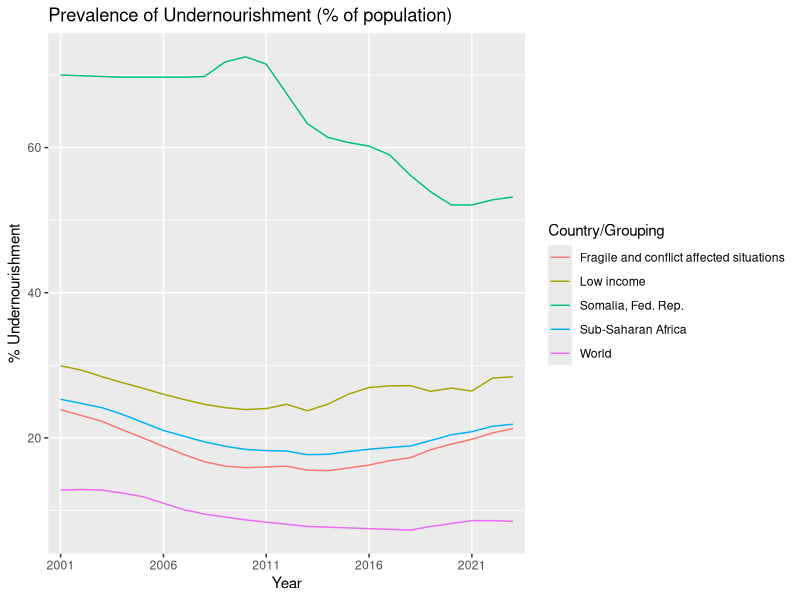
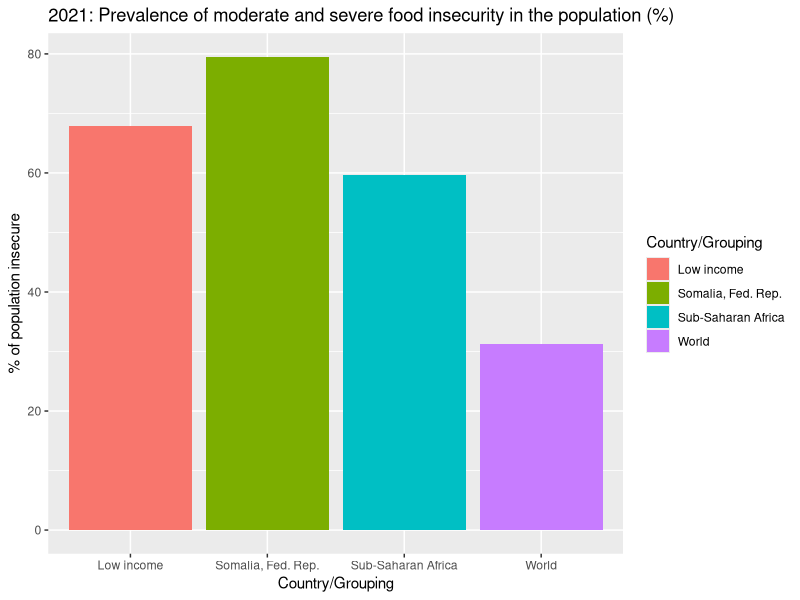
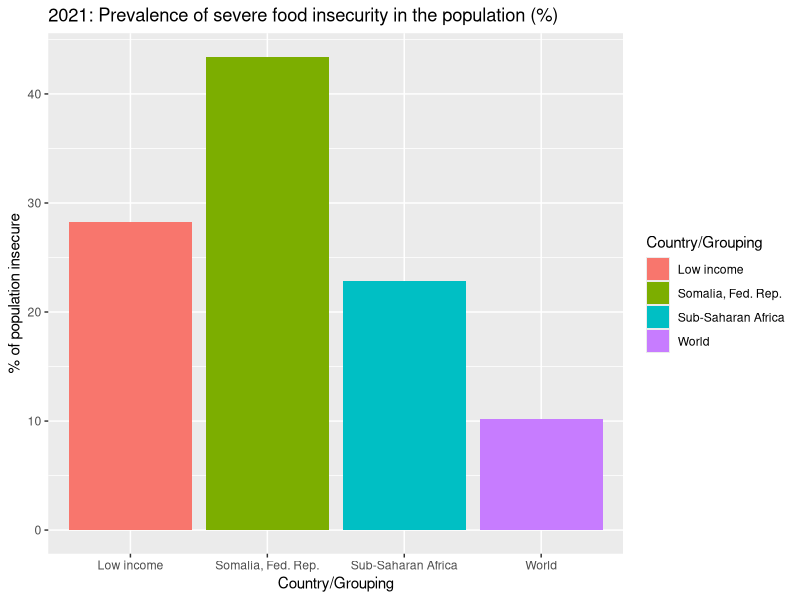

These charts were generated, in order, by the following R code:
library(tidyverse)
library(readxl)


## vectors for benchmarks and makeshift benchmarks
benchmarks = c("SOM", "SSF", "LIC", "WLD", "FCS")
classifications <- read_excel("Somalia_Hunger/Data/country_classifications.xlsx")
low_inc_codes <- classifications |>
  filter(`Income group` == "Low income") |>
  pull(Code)
ssa_codes <- classifications |>
  filter(Region == "Sub-Saharan Africa") |>
  pull(Code)

# Load in PoU dataset
## Prevalence of undernourishment (% of population); ind = SN.ITK.DEFC.ZS
pou <- read.csv("Somalia_Hunger/Data/API_SN.ITK.DEFC.ZS_DS2_en_csv_v2_331187.csv", skip = 4) |>
  select(c(Country.Name, Country.Code, "X2001":last_col(offset = 3))) |>
  filter(Country.Code %in% benchmarks)
colnames(pou) <- gsub("X", "", colnames(pou))
pou <- pou |>
  pivot_longer(cols = "2001":last_col(),
               names_to = "year",
               values_to = "value")

# Create PoU visualization
pou_plot <- pou |> ggplot(aes(x = year, y = value, group = Country.Name, color = Country.Name)) +
  geom_line() +
  scale_x_discrete(breaks = seq(2001, 2023, by = 5)) +
  labs(title = "Prevalence of Undernourishment (% of population)",
       x = "Year",
       y = "% Undernourishment",
       color = "Country/Grouping")
ggsave("Somalia_Hunger/Visualizations/Pct_Undernourishment.png")



# Load in FIES Dataset
## Prevalence of moderate or severe food insecurity in the population (%); ind = SN.ITK.MSFI.ZS
insecurity_ms<- read.csv("Somalia_Hunger/Data/API_SN.ITK.MSFI.ZS_DS2_en_csv_v2_7955.csv", skip = 4) |>
  select(c(Country.Name, Country.Code, "X2021")) |>
  rename(pct = X2021)

## Creating Makeshift Benchmarks
### world average
wld_avg_ms <- insecurity_ms |>
  summarize(pct = mean(pct, na.rm = TRUE)) |>
  mutate(Country.Name = "World", Country.Code = "WLD")
### ssa average
ssa_avg_ms <- insecurity_ms |>
  filter(Country.Code %in% ssa_codes) |>
  summarize(pct = mean(pct, na.rm = TRUE)) |>
  mutate(Country.Name = "Sub-Saharan Africa", Country.Code = "SSF")
### low income average
lic_avg_ms <- insecurity_ms |>
  filter(Country.Code %in% low_inc_codes) |>
  summarize(pct = mean(pct, na.rm = TRUE)) |>
  mutate(Country.Name = "Low income", Country.Code = "LIC")
### Joining to main dataset and filtering
insecurity_ms <- insecurity_ms |>
  filter(Country.Code == "SOM") |>
  bind_rows( wld_avg_ms, ssa_avg_ms, lic_avg_ms)
  

## Prevalence of severe food insecurity in the population (%); ind = SN.ITK.SVFI.ZS
insecurity_s <- read.csv("Somalia_Hunger/Data/API_SN.ITK.SVFI.ZS_DS2_en_csv_v2_331188.csv", skip = 4) |>
  select(c(Country.Name, Country.Code, Indicator.Name, "X2021")) |>
  rename(pct = X2021)

## Creating Makeshift Benchmarks
### world average
wld_avg_s <- insecurity_s |>
  summarize(pct = mean(pct, na.rm = TRUE)) |>
  mutate(Country.Name = "World", Country.Code = "WLD")
### ssa average
ssa_avg_s <- insecurity_s |>
  filter(Country.Code %in% ssa_codes) |>
  summarize(pct = mean(pct, na.rm = TRUE)) |>
  mutate(Country.Name = "Sub-Saharan Africa", Country.Code = "SSF")
### low income average
lic_avg_s <- insecurity_s |>
  filter(Country.Code %in% low_inc_codes) |>
  summarize(pct = mean(pct, na.rm = TRUE)) |>
  mutate(Country.Name = "Low income", Country.Code = "LIC")
### Joining to main dataset and filtering
insecurity_s <- insecurity_s |>
  filter(Country.Code == "SOM") |>
  bind_rows( wld_avg_s, ssa_avg_s, lic_avg_s)


# Create FIES visualizations
modsev_plot <- insecurity_ms |>
  ggplot(aes(x = Country.Name, y = pct, fill = Country.Name)) +
  geom_col() +
  labs(
    title = "2021: Prevalence of moderate and severe food insecurity in the population (%)",
    x = "Country/Grouping",
    y = "% of population insecure",
    fill = "Country/Grouping"
  )
ggsave("Somalia_Hunger/Visualizations/Mod_Sev_Insecurity.png")

sev_plot <- insecurity_s |>
  ggplot(aes(x = Country.Name, y = pct, fill = Country.Name)) +
  geom_col() +
  labs(
    title = "2021: Prevalence of severe food insecurity in the population (%)",
    x = "Country/Grouping",
    y = "% of population insecure",
    fill = "Country/Grouping"
  )
ggsave("Somalia_Hunger/Visualizations/Sev_Insecurity.png")
